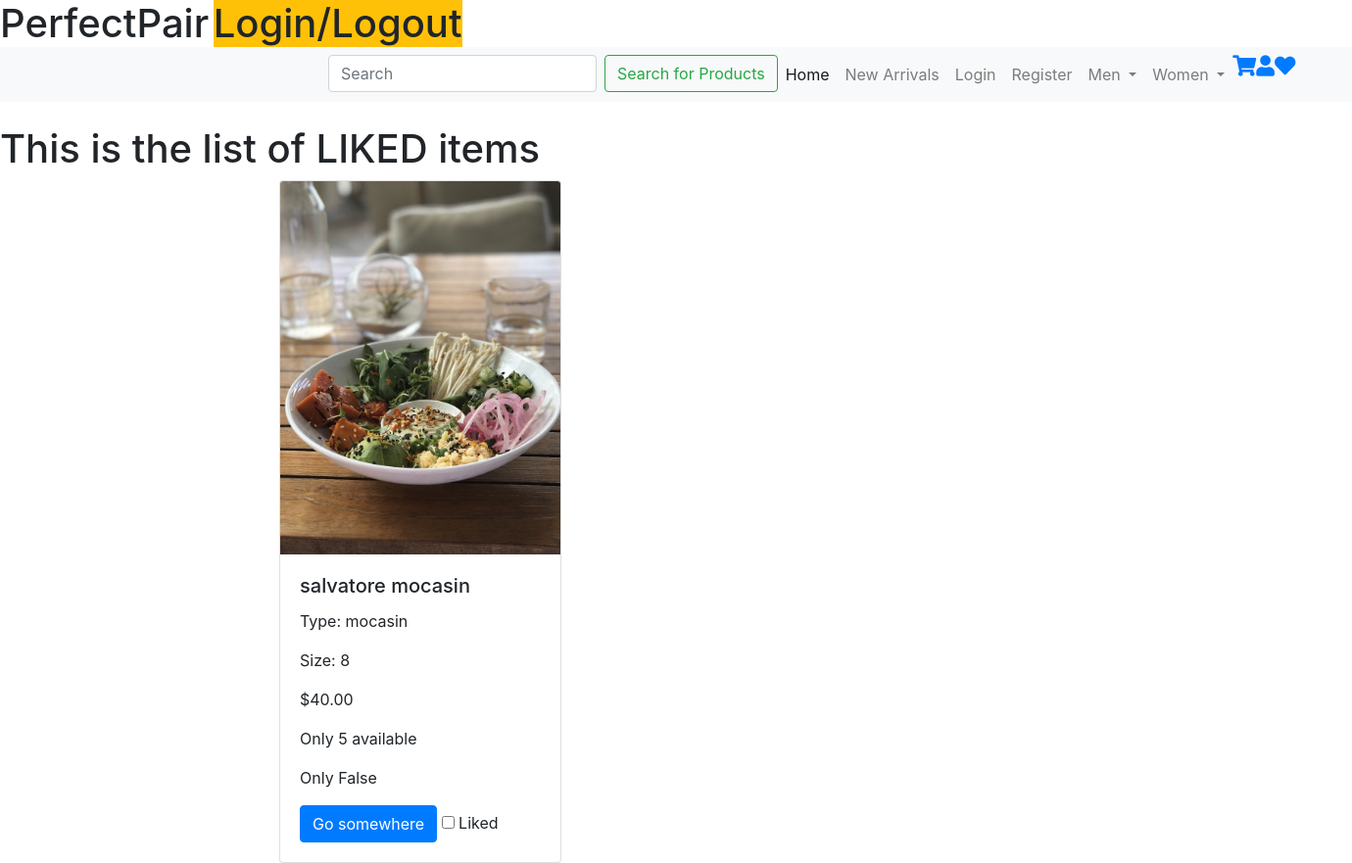
Page /shoe/liked_list on the committed database.
### shoe/models.py (models this page shows, shortened)
class Shoe(models.Model):
	name 			= models.CharField(max_length=30, default="Boosts")
	image 			= models.ImageField(upload_to='shoe/', blank=True, null=True)
	style 			= models.CharField(max_length=20, default="sneakers")
	size 			= models.IntegerField(default=10)
	color 			= models.CharField(max_length=20, default="blue")
	brand 			= models.CharField(max_length=20, default="Nike")
	price 			= models.DecimalField(max_digits=4, decimal_places=2, default=4.00)
	availability 	= models.BooleanField(default=True)
	new 			= models.BooleanField(default=True)
	stock 			= models.IntegerField(default=5)
	gender_choices 	= (
        ('M', 'Male'),
        ('F', 'Female'),
    )
	gender 			= models.CharField(max_length=1, choices=gender_choices, default="M")
	date 			= models.DateField(("Date"), default=datetime.date.today)
	like 			= models.BooleanField(default=True)

### shoe/views.py (the view)
# urls.py: path('liked_list', views.liked_list, name="liked_list"),
def liked_list(request):
	shoe_list = Shoe.objects.all()
	context = {
		'shoe_list': shoe_list,
	}
	return render(request, 'shoe/liked_list.html', context)

### shoe/templates/shoe/liked_list.html
{% include "base.html" %}
{% block content %}
	<h1>This is the list of LIKED items</h1>
	{% for shoe in shoe_list %}
		{% if shoe.availability == False %}
			<div class="container">
				<div class="card" style="width: 18rem;">
				  <img src="{{shoe.image.url}}" class="card-img-top" alt="...">
				  <div class="card-body">
				    <h5 class="card-title">{{shoe.name}}</h5>
				    <p class="card-text">Type: {{shoe.style}}</p>
				    <p class="card-text">Size: {{shoe.size}}</p>
				    <p class="card-text">${{shoe.price}}</p>
				    <p class="card-text">Only {{shoe.stock}} available</p>
				    <p class="card-text">Only {{shoe.availability}}</p>
				    <a href="#" class="btn btn-primary">Go somewhere</a>
				    <input id="apto" type="checkbox">
				   	<label for="apto">Liked</label>
				  </div>
				</div>
			</div>
		{% endif %}
	{% endfor %}
{% endblock %}

### static-storage/css/custom.css (style rules this page uses)
.card { display:inline-block; margin-right: 20px; position: relative; left: 150px; }

### rows in the picture
Shoe: image (picture), name "salvatore mocasin", style "mocasin", size "8", price "40.00", stock "5", availability "False"
